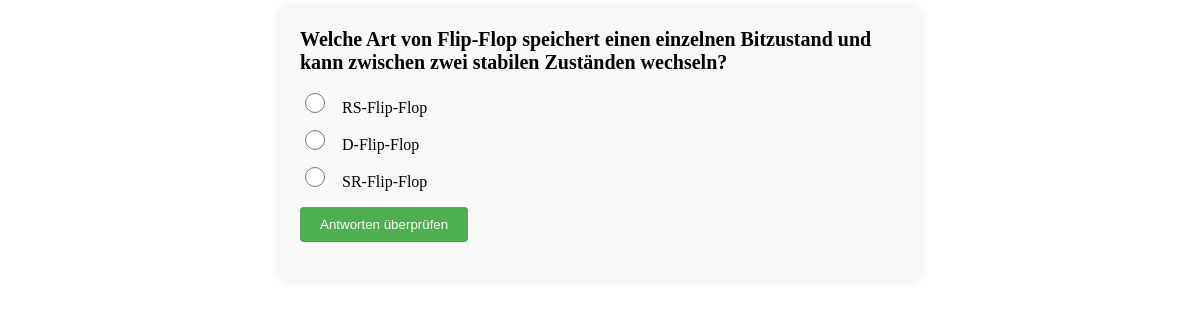
Page /quiz.php?thema=3 on the committed database.
### tables this page shows
CREATE TABLE `quiz_frage3` (
  `frage_id` int(11) NOT NULL,
  `frage_text` varchar(255) NOT NULL
);

CREATE TABLE `quiz_antwort3` (
  `antwort_id` int(11) NOT NULL,
  `frage_id` int(11) NOT NULL,
  `antwort_text` varchar(255) NOT NULL,
  `korrekt` tinyint(1) NOT NULL
);

### quiz.php (the view, shortened to what this page needs)
<link rel="stylesheet" href="quiz4.css">
<link href='https://unpkg.com/boxicons@2.1.4/css/boxicons.min.css' rel='stylesheet'>
<?php
include 'config.php';
$con = new mysqli($servername, $username, $password, $dbname);
$frage_thema = "";
$antwort_thema = "";
$id = isset($_GET['id']) ? intval($_GET['id']) : 1;
$vorherige_id = isset($_GET['vorherige_id']) ? intval($_GET['vorherige_id']) : 0;
$thema = $_GET['thema'] ?? 1;
switch ($thema) {
    case 3:
        $frage_thema = "quiz_frage3";
        $antwort_thema = "quiz_antwort3";
        break;
}
$sql_maxfragen = "SELECT max(frage_id) as max_id FROM $antwort_thema";
$sql_maxfragenresult = mysqli_query($con, $sql_maxfragen);
$sql_maxfragenid = mysqli_fetch_assoc($sql_maxfragenresult)['max_id'];
$show_question = false;
if ($id <= $sql_maxfragenid) {
    if ($show_question || $id == 1) {
        $sql_fragetext = "SELECT frage_text FROM $frage_thema WHERE frage_id = $id";
        $result_fragetext = mysqli_query($con, $sql_fragetext);
        $frage ="";
        if($row = $result_fragetext->fetch_assoc()) {
            $frage = $row["frage_text"];
        }
        $sql_antworttext1 = "SELECT antwort_text FROM $antwort_thema WHERE frage_id = $id AND antwort_id = 1";
        $result_antworttext1 = mysqli_query($con, $sql_antworttext1);
        $antwort1 = $result_antworttext1->fetch_assoc()['antwort_text'];
        $sql_antworttext2 = "SELECT antwort_text FROM $antwort_thema WHERE frage_id = $id AND antwort_id = 2";
        $result_antworttext2 = mysqli_query($con, $sql_antworttext2);
        $antwort2 = mysqli_fetch_assoc($result_antworttext2)['antwort_text'];
        $sql_antworttext3 = "SELECT antwort_text FROM $antwort_thema WHERE frage_id = $id AND antwort_id = 3";
        $result_antworttext3 = mysqli_query($con, $sql_antworttext3);
        $antwort3 = mysqli_fetch_assoc($result_antworttext3)['antwort_text'];
        echo '<form class="quiz-form" method="post" action="' . htmlspecialchars($_SERVER["PHP_SELF"]) . '?thema=' . $thema . '&id=' . $id . '&vorherige_id=' . $vorherige_id . '">';
        echo "<div class='question'>$frage</div>";
        echo '<ul class="answers">';
        echo "<li><input type='radio' class='lol' name='1' value='1'> <span class='answer-text'>$antwort1</span></li>";
        echo "<li><input type='radio' name='1' class='lol' value='2'> <span class='answer-text'>$antwort2</span></li>";
        echo "<li><input type='radio' name='1' class='lol' value='3'> <span class='answer-text'>$antwort3</span></li>";
        echo '</ul>';
        echo '<input type="submit" id="submitBtn"  value="Antworten überprüfen">';
        echo '</form>';
    }
}
?>

### quiz4.css (style rules this page uses)
.quiz-form { max-width: 600px; margin: 0 auto; padding: 20px; background-color: #f9f9f9; border-radius: 8px; box-shadow: 0 0 10px rgba(0, 0, 0, 0.1); }
.question { font-size: 20px; font-weight: bold; margin-bottom: 15px; }
.answers { list-style-type: none; padding: 0; }
.answers li { margin-bottom: 10px; }
.answer-text { margin-left: 10px; font-size: 16px; }
#submitBtn { padding: 10px 20px; background-color: #FF6347; color: white; border: none; border-radius: 4px; cursor: not-allowed; transition:0.3s ease, color 0.3s ease, cursor 0.3s ease; }
#submitBtn.animating { animation: fadeInGreen 2s ease; animation-fill-mode: forwards; }
.lol { width:20px; height:20px; }

### rows in the picture
quiz_frage3: frage_text "Welche Art von Flip-Flop speichert einen einzelnen Bitzustand und kann zwischen zwei stabilen Zuständen wechseln?"
quiz_antwort3: antwort_text "RS-Flip-Flop"
quiz_antwort3: antwort_text "D-Flip-Flop"
quiz_antwort3: antwort_text "SR-Flip-Flop"
